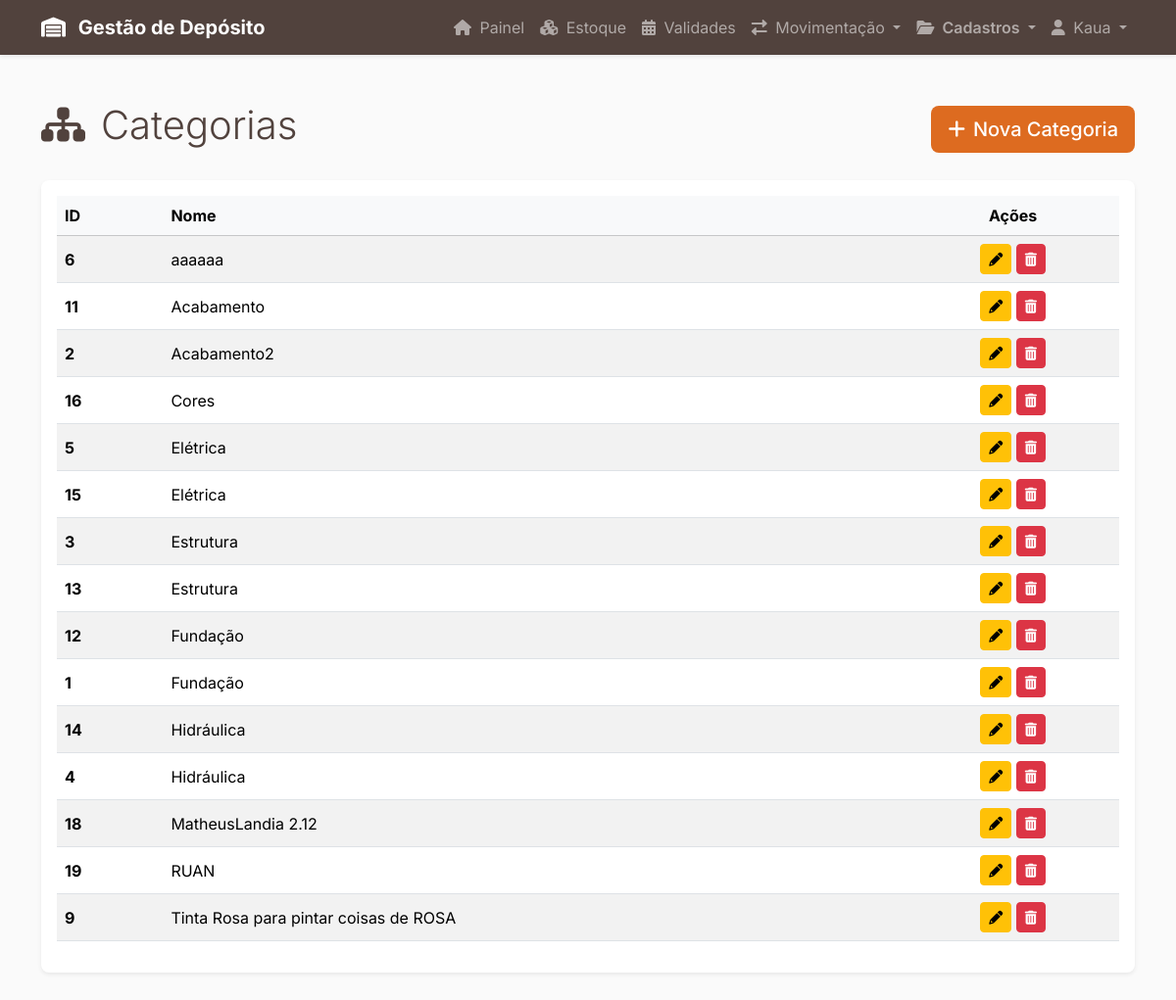
The app's page /categoria/index.php (signed in) with its own data.
### tables this page shows
CREATE TABLE `categorias` (
  `id` int(11) NOT NULL,
  `nome` varchar(100) NOT NULL COMMENT 'Ex: Acabamento, Estrutura, Hidráulica'
);

### src/categories.php (called while the page is built, shortened)
<?php
function listarCategorias() {
    $conn = getDBConnection();
    $sql = "SELECT * FROM Categorias ORDER BY nome ASC";
    $resultado = mysqli_query($conn, $sql);
    $categorias = [];
    while ($linha = mysqli_fetch_assoc($resultado)) {
        $categorias[] = $linha;
    }
    return $categorias;
}
?>

### public/categoria/index.php (the view, shortened to what this page needs)
<?php
include '../../templates/header.php';
require_once '../../src/categories.php';
$lista_de_categorias = listarCategorias();
?>
<div class="container my-5">
    <div class="d-flex justify-content-between align-items-center mb-4">
        <h1 class="display-6 text-marrom-escuro">
            <i class="fas fa-sitemap me-3"></i>Categorias
        </h1>
        <a href="novo.php" class="btn btn-lg fw-medium" style="background-color: #DD6B20; color: white;">
            <i class="fas fa-plus me-2"></i>Nova Categoria
        </a>
    </div>
    <div class="card shadow-sm border-0 rounded-3">
        <div class="card-body">
            <table class="table table-striped table-hover align-middle">
                <thead class="table-light">
                    <tr>
                        <th scope="col" style="width: 10%;">ID</th>
                        <th scope="col" style="width: 70%;">Nome</th>
                        <th scope="col" style="width: 20%;" class="text-center">Ações</th>
                    </tr>
                </thead>
                <tbody>
                    <?php foreach ($lista_de_categorias as $categoria): ?>
                    <tr>
                        <th scope="row"><?php echo $categoria['id']; ?></th>
                        <td><?php echo htmlspecialchars($categoria['nome']); ?></td>
                        <td class="text-center">
                            <a href="editar.php?id=<?php echo $categoria['id']; ?>"
                               class="btn btn-sm btn-warning" title="Editar">
                                <i class="fas fa-pencil-alt"></i>
                            </a>
                            <a href="excluir.php?id=<?php echo $categoria['id']; ?>"
                               class="btn btn-sm btn-danger" title="Excluir">
                                <i class="fas fa-trash-alt"></i>
                            </a>
                        </td>
                    </tr>
                    <?php endforeach; ?>
                </tbody>
            </table>
        </div>
    </div>
</div>
<?php
include '../../templates/footer.php';
?>

### templates/header.php (style rules this page uses)
body { font-family: 'Inter', sans-serif; background-color: #FAFAFA; }
.text-marrom-escuro { color: #51423D; }

### records on screen
categorias: id "6", nome "aaaaaa"
categorias: id "11", nome "Acabamento"
categorias: id "2", nome "Acabamento2"
categorias: id "16", nome "Cores"
categorias: id "5", nome "Elétrica"
categorias: id "15", nome "Elétrica"
categorias: id "3", nome "Estrutura"
categorias: id "13", nome "Estrutura"
categorias: id "12", nome "Fundação"
categorias: id "1", nome "Fundação"
categorias: id "14", nome "Hidráulica"
categorias: id "4", nome "Hidráulica"
categorias: id "18", nome "MatheusLandia 2.12"
categorias: id "19", nome "RUAN"
categorias: id "9", nome "Tinta Rosa para pintar coisas de ROSA"

### other values on screen
$_SESSION['user_name'] "Kaua"
